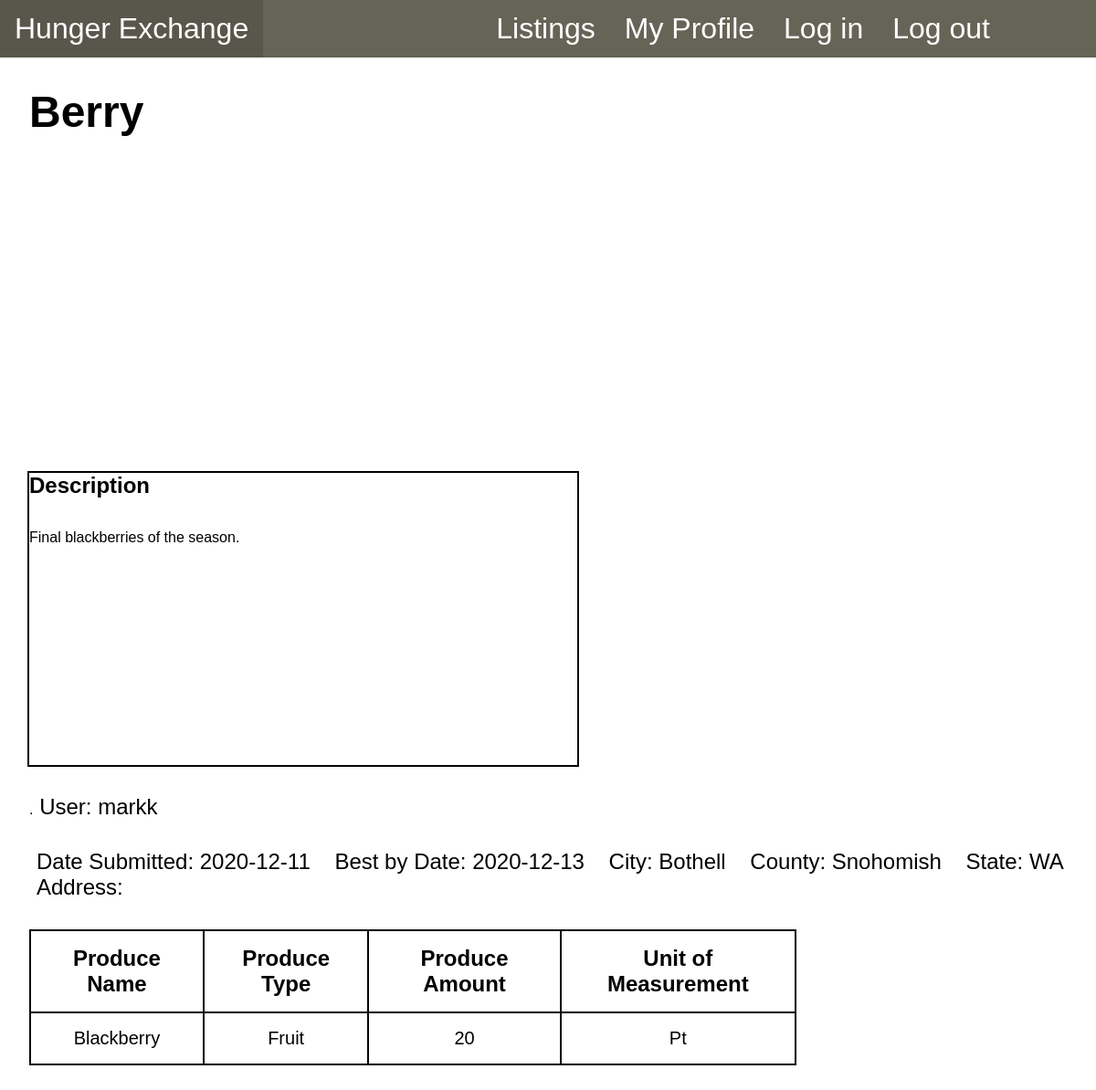
The app's page /listing.php?id=52 with its own data.
### tables this page shows
CREATE TABLE `listing` (
  `idListing` int(11) NOT NULL,
  `listingDesc` text,
  `listingDate` date NOT NULL,
  `bestByDate` date DEFAULT NULL,
  `city` char(255) DEFAULT NULL,
  `county` char(255) DEFAULT NULL,
  `state` char(255) DEFAULT NULL,
  `listingTitle` varchar(255) DEFAULT NULL,
  `address1` varchar(255) DEFAULT NULL,
  `address2` varchar(255) DEFAULT NULL,
  `lsImage` varchar(255) DEFAULT NULL
);

CREATE TABLE `users` (
  `idUsers` varchar(36) NOT NULL,
  `userName` varchar(24) DEFAULT NULL,
  `passHash` varchar(255) DEFAULT NULL,
  `userDesc` text,
  `profilePicPath` varchar(255) DEFAULT NULL,
  `contactId` int(11) DEFAULT NULL,
  `userType` int(11) DEFAULT NULL,
  `pImage` varchar(255) DEFAULT NULL
);

CREATE TABLE `produce` (
  `idProduce` int(11) NOT NULL,
  `produceType` varchar(255) DEFAULT NULL,
  `measurementType` varchar(255) DEFAULT NULL,
  `measurementValue` double DEFAULT NULL,
  `produceName` varchar(255) DEFAULT NULL
);

### listing.php (the view, shortened to what this page needs)
<?php
require_once 'config.inc.php';
?>
<!DOCTYPE html>
<html>
<head>
  <link rel="stylesheet" href = "listing.css">
  <?php
  require_once 'navbar.php';
  if(isset($_GET["id"])){
    $listingid = intval($_GET["id"]);
    try{
      $stmt = $conn->stmt_init();
      $query = "SELECT listingTitle FROM listing WHERE idListing = ?";
      $stmt->prepare($query);
      $stmt->bind_param("i",$listingid);
      $stmt->execute();
      $stmt->bind_result($listtitle);
      echo "<h1>". $listtitle. "</h1> <br>";
      echo "<title> Listing: ". $listtitle. "</title> <br>";
    }
    catch(mysqli_sql_exception $excep){
      echo "Database error:" . $conn->error;
      throw $excep;
    }
  }
  ?>
</head>
<body>
  <div class = "imageholder">
  </div>
  <div class = "DescHolder">
    <h2>Description</h2><br>
    <?php
    $listingid = "";
    if(isset($_GET["id"])){
      $listingid = $_GET["id"];
      try{
        $stmt = $conn->stmt_init();
        $query = "SELECT listingDesc FROM listing WHERE idListing = ?";
        $stmt->prepare($query);
        $stmt->bind_param("i",$listingid);
        $stmt->execute();
        $stmt->bind_result($listdesc);
	$descbetter = preg_replace('/\v+|\\\r\\\n/Ui','<br/>',$listdesc);
	$descbetter = stripslashes($descbetter);
        echo "<p>".$descbetter."</p>";
      }
      catch(mysqli_sql_exception $excep){
        echo "Database error:" . $conn->error;
        throw $excep;
      }
    }
    ?>
  </div>
  <?php
    $stmt = $conn->stmt_init();
    $query = "SELECT u.userName FROM users u
    INNER JOIN listinguser lu ON lu.idUsers = u.idUsers
    INNER JOIN listing l ON lu.idListing = l.idListing WHERE l.idListing = ?";
    $stmt->prepare($query);
    $stmt->bind_param("i",$listingid);
    $stmt->execute();
    $stmt->bind_result($listUser);
    echo "<div class = listinguser>.<a href = 'profileView.php?userpage=".$listUser."'> User: ".$listUser."</a></div>"
   ?>
  <div class = "Specs">
    <ul>
    <?php
    if(isset($_GET["id"])){
      $listingid = $_GET["id"];
      try{
        $stmt = $conn->stmt_init();
        $query = "SELECT listingDate,bestByDate,city,county,state,address1,address2 FROM listing WHERE idListing = ?";
        $stmt->prepare($query);
        $stmt->bind_param("i",$listingid);
        $stmt->execute();
        $stmt->bind_result($listingDate,$bestByDate,$city,$county,$state,$address1,$address2);
        echo "<li> Date Submitted: ".$listingDate." &nbsp;&nbsp;&nbsp;Best by Date: ".$bestByDate.
        " &nbsp;&nbsp;&nbsp;City: ".$city." &nbsp;&nbsp;&nbsp;County: ".$county." &nbsp;&nbsp;&nbsp;State: ".$state."</li>
        <li>Address:</li><li>".$address1."</li><li>".$address2."</li>";
      }
      catch(mysqli_sql_exception $excep){
        echo "Database error:" . $conn->error;
        throw $excep;
      }
    }
    ?>
  </ul>
  </div>
  <div class = "Produce">
    <table>
      <tr>
        <th>Produce Name</th>
        <th>Produce Type</th>
        <th>Produce Amount</th>
        <th>Unit of Measurement</th>
      </tr>
      <?php
      if(isset($_GET["id"])){
        $listingid = $_GET["id"];
        try{
          $stmt = $conn->stmt_init();
          $query = "SELECT p.produceName,p.produceType,p.measurementValue,p.measurementType
          FROM produce p INNER JOIN listingproduce lp ON p.idProduce = lp.idProduce
          INNER JOIN listing l ON lp.idListing = l.idListing WHERE l.idListing = ?";
          $stmt->prepare($query);
          $stmt->bind_param("i",$listingid);
          $stmt->execute();
          $stmt->bind_result($produceName,$produceType,$measuremntValue,$measurmentType);
          while($stmt->fetch()){
		echo "<tr>";
            echo '<td>'.$produceName.'</td>';
            echo '<td>'.$produceType.'</td>';
            echo '<td>'.$measuremntValue.'</td>';
            echo '<td>'.$measurmentType.'</td>';
		echo"</tr>";
          }
        }
        catch(mysqli_sql_exception $excep){
          echo "Database error:" . $conn->error;
          throw $excep;
        }
      }
      ?>
    </table>
  </div>
</body>
</html>

### listing.css (style rules this page uses)
h1 { padding-left: 3rem; margin-bottom: 0; margin-left: 2rem; padding: 0; font-size: 3rem; }
.DescHolder { outline-style: solid; outline-width: 2px; margin-left: 2rem; width: 50vw; height: 40vh; }
.DescHolder h2 { margin: 0rem; padding: 0; }
.Specs ul { list-style-type: none; }
.Specs li { font-size: 1.5rem; }
.Produce table { border-collapse: collapse; margin: 2rem; width:70%; }
.Produce table, th, td { border: 2px solid black; padding: 1rem; text-align: center; }
.Produce th { font-size: 1.5rem; }
.Produce td { font-size: 1.25rem; }
.listinguser a { font-size: 1.5rem; text-decoration: none; color: Black; width: 20%; }
.listinguser { margin: 2rem; }
.imageholder { height: 300px; width: 300px; margin-left: 2rem; margin-bottom: 2rem; }

### navbar.css (style rules this page uses)
head { margin:0px; }
body { font-family: Arial; margin: 0; padding: 0; background-color: ###ede7ca; }

### records on screen
listing: listingTitle "Berry", listingDesc "Final blackberries of the season.", listingDate "2020-12-11", bestByDate "2020-12-13", city "Bothell", county "Snohomish", state "WA"
users: userName "markk"
produce: produceName "Blackberry", produceType "Fruit", measurementValue "20", measurementType "Pt"
